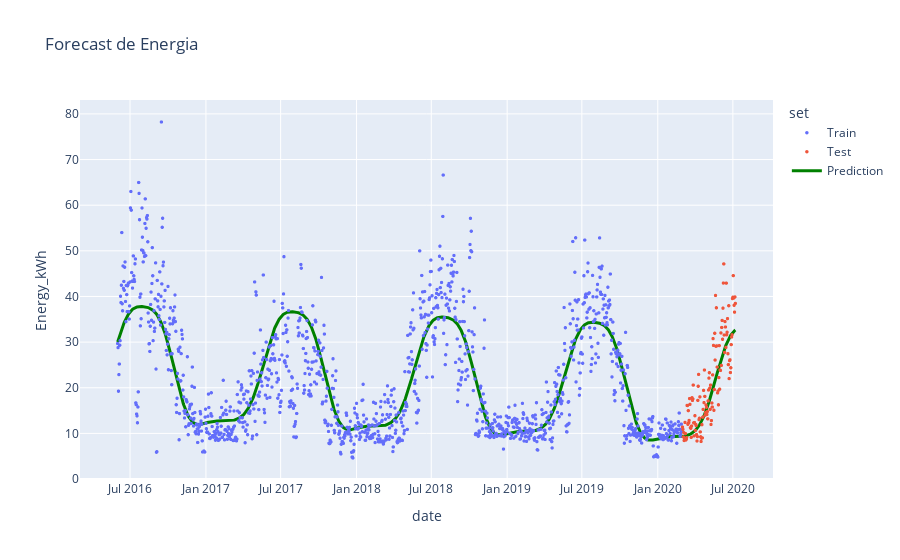

Notebook cell for this chart:
### Markdown cell above
**OBSERVACIÓN**: En el caso del valor P, para determinarlo había que observar cada cuánto tiempo se repetian patrones dentro de los datos. Al observarlos es claro ver que el patrón se repite anualmente, y dado que los datos son diarios, el valor p debe ser 365. En el caso del valor de n, basta con probar con algunos n, ya que en general con 4 términos de fourier ya es suficiente para lograr buenos resultados.

### Code cell
# plot
fig = px.scatter(df, x=df.date, y=target, title='Forecast de Energia', color='set')
fig.add_scatter(x=df.date, y=y_pred, mode='lines', name='Prediction', line=dict(color='green', width=3))
fig.update_traces(marker=dict(size=3.5))
fig.show()

### Figure 1 — Plotly figure (JSON) as saved in the notebook; plotly's stock layout.template omitted (floating-point values rounded to 4 significant figures; data arrays with more than 128 entries replaced by an {"elided": "..."} marker saying what was removed)
{"data": [{"hovertemplate": "set=Train<br>date=%{x}<br>Energy_kWh=%{y}<extra></extra>", "legendgroup": "Train", "marker": {"color": "#636efa", "size": 3.5, "symbol": "circle"}, "mode": "markers", "name": "Train", "showlegend": true, "type": "scattergl", "x": {"elided": "1369 str values"}, "xaxis": "x", "y": {"elided": "1369 float values"}, "yaxis": "y"}, {"hovertemplate": "set=Test<br>date=%{x}<br>Energy_kWh=%{y}<extra></extra>", "legendgroup": "Test", "marker": {"color": "#EF553B", "size": 3.5, "symbol": "circle"}, "mode": "markers", "name": "Test", "showlegend": true, "type": "scattergl", "x": {"elided": "129 str values"}, "xaxis": "x", "y": {"elided": "129 float values"}, "yaxis": "y"}, {"line": {"color": "green", "width": 3}, "marker": {"size": 3.5}, "mode": "lines", "name": "Prediction", "type": "scatter", "x": {"elided": "1498 str values"}, "y": {"elided": "1498 float values"}}], "layout": {"legend": {"title": {"text": "set"}, "tracegroupgap": 0}, "title": {"text": "Forecast de Energia"}, "xaxis": {"anchor": "y", "domain": [0, 1], "title": {"text": "date"}}, "yaxis": {"anchor": "x", "domain": [0, 1], "title": {"text": "Energy_kWh"}}}}
